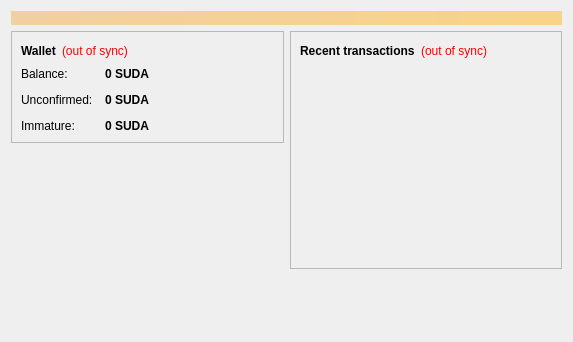
<?xml version="1.0" encoding="UTF-8"?>
<ui version="4.0">
 <class>OverviewPage</class>
 <widget class="QWidget" name="OverviewPage">
  <property name="geometry">
   <rect>
    <x>0</x>
    <y>0</y>
    <width>573</width>
    <height>342</height>
   </rect>
  </property>
  <property name="windowTitle">
   <string>Form</string>
  </property>
  <layout class="QVBoxLayout" name="topLayout">
   <item>
    <widget class="QLabel" name="labelAlerts">
     <property name="visible">
      <bool>false</bool>
     </property>
     <property name="styleSheet">
      <string notr="true">background-color: qlineargradient(x1: 0, y1: 0, x2: 1, y2: 0, stop:0 #F0D0A0, stop:1 #F8D488); color:#000000;</string>
     </property>
     <property name="wordWrap">
      <bool>true</bool>
     </property>
     <property name="margin">
      <number>3</number>
     </property>
    </widget>
   </item>
   <item>
    <layout class="QHBoxLayout" name="horizontalLayout" stretch="1,1">
     <item>
      <layout class="QVBoxLayout" name="verticalLayout_2">
       <item>
        <widget class="QFrame" name="frame">
         <property name="frameShape">
          <enum>QFrame::StyledPanel</enum>
         </property>
         <property name="frameShadow">
          <enum>QFrame::Raised</enum>
         </property>
         <layout class="QVBoxLayout" name="verticalLayout_4">
          <item>
           <layout class="QHBoxLayout" name="horizontalLayout_4">
            <item>
             <widget class="QLabel" name="label_5">
              <property name="font">
               <font>
                <weight>75</weight>
                <bold>true</bold>
               </font>
              </property>
              <property name="text">
               <string>Wallet</string>
              </property>
             </widget>
            </item>
            <item>
             <widget class="QLabel" name="labelWalletStatus">
              <property name="toolTip">
               <string>The displayed information may be out of date. Your wallet automatically synchronizes with the Sudacoin network after a connection is established, but this process has not completed yet.</string>
              </property>
              <property name="styleSheet">
               <string notr="true">QLabel { color: red; }</string>
              </property>
              <property name="text">
               <string notr="true">(out of sync)</string>
              </property>
              <property name="alignment">
               <set>Qt::AlignLeading|Qt::AlignLeft|Qt::AlignVCenter</set>
              </property>
             </widget>
            </item>
            <item>
             <spacer name="horizontalSpacer_2">
              <property name="orientation">
               <enum>Qt::Horizontal</enum>
              </property>
              <property name="sizeHint" stdset="0">
               <size>
                <width>40</width>
                <height>20</height>
               </size>
              </property>
             </spacer>
            </item>
           </layout>
          </item>
          <item>
           <layout class="QFormLayout" name="formLayout_2">
            <property name="fieldGrowthPolicy">
             <enum>QFormLayout::AllNonFixedFieldsGrow</enum>
            </property>
            <property name="horizontalSpacing">
             <number>12</number>
            </property>
            <property name="verticalSpacing">
             <number>12</number>
            </property>
            <item row="0" column="0">
             <widget class="QLabel" name="label">
              <property name="text">
               <string>Balance:</string>
              </property>
             </widget>
            </item>
            <item row="0" column="1">
             <widget class="QLabel" name="labelBalance">
              <property name="font">
               <font>
                <weight>75</weight>
                <bold>true</bold>
               </font>
              </property>
              <property name="cursor">
               <cursorShape>IBeamCursor</cursorShape>
              </property>
              <property name="toolTip">
               <string>Your current balance</string>
              </property>
              <property name="text">
               <string notr="true">0 SUDA</string>
              </property>
              <property name="textInteractionFlags">
               <set>Qt::LinksAccessibleByMouse|Qt::TextSelectableByKeyboard|Qt::TextSelectableByMouse</set>
              </property>
             </widget>
            </item>
            <item row="1" column="0">
             <widget class="QLabel" name="label_3">
              <property name="text">
               <string>Unconfirmed:</string>
              </property>
             </widget>
            </item>
            <item row="1" column="1">
             <widget class="QLabel" name="labelUnconfirmed">
              <property name="font">
               <font>
                <weight>75</weight>
                <bold>true</bold>
               </font>
              </property>
              <property name="cursor">
               <cursorShape>IBeamCursor</cursorShape>
              </property>
              <property name="toolTip">
               <string>Total of transactions that have yet to be confirmed, and do not yet count toward the current balance</string>
              </property>
              <property name="text">
               <string notr="true">0 SUDA</string>
              </property>
              <property name="textInteractionFlags">
               <set>Qt::LinksAccessibleByMouse|Qt::TextSelectableByKeyboard|Qt::TextSelectableByMouse</set>
              </property>
             </widget>
            </item>
            <item row="2" column="0">
             <widget class="QLabel" name="labelImmatureText">
              <property name="text">
               <string>Immature:</string>
              </property>
             </widget>
            </item>
            <item row="2" column="1">
             <widget class="QLabel" name="labelImmature">
              <property name="font">
               <font>
                <weight>75</weight>
                <bold>true</bold>
               </font>
              </property>
              <property name="toolTip">
               <string>Mined balance that has not yet matured</string>
              </property>
              <property name="text">
               <string notr="true">0 SUDA</string>
              </property>
              <property name="textInteractionFlags">
               <set>Qt::LinksAccessibleByMouse|Qt::TextSelectableByKeyboard|Qt::TextSelectableByMouse</set>
              </property>
             </widget>
            </item>
           </layout>
          </item>
         </layout>
        </widget>
       </item>
       <item>
        <spacer name="verticalSpacer">
         <property name="orientation">
          <enum>Qt::Vertical</enum>
         </property>
         <property name="sizeHint" stdset="0">
          <size>
           <width>20</width>
           <height>40</height>
          </size>
         </property>
        </spacer>
       </item>
      </layout>
     </item>
     <item>
      <layout class="QVBoxLayout" name="verticalLayout_3">
       <item>
        <widget class="QFrame" name="frame_2">
         <property name="frameShape">
          <enum>QFrame::StyledPanel</enum>
         </property>
         <property name="frameShadow">
          <enum>QFrame::Raised</enum>
         </property>
         <layout class="QVBoxLayout" name="verticalLayout">
          <item>
           <layout class="QHBoxLayout" name="horizontalLayout_2">
            <item>
             <widget class="QLabel" name="label_4">
              <property name="text">
               <string>&lt;b&gt;Recent transactions&lt;/b&gt;</string>
              </property>
             </widget>
            </item>
            <item>
             <widget class="QLabel" name="labelTransactionsStatus">
              <property name="toolTip">
               <string>The displayed information may be out of date. Your wallet automatically synchronizes with the Sudacoin network after a connection is established, but this process has not completed yet.</string>
              </property>
              <property name="styleSheet">
               <string notr="true">QLabel { color: red; }</string>
              </property>
              <property name="text">
               <string notr="true">(out of sync)</string>
              </property>
              <property name="alignment">
               <set>Qt::AlignRight|Qt::AlignTrailing|Qt::AlignVCenter</set>
              </property>
             </widget>
            </item>
            <item>
             <spacer name="horizontalSpacer">
              <property name="orientation">
               <enum>Qt::Horizontal</enum>
              </property>
              <property name="sizeHint" stdset="0">
               <size>
                <width>40</width>
                <height>20</height>
               </size>
              </property>
             </spacer>
            </item>
           </layout>
          </item>
          <item>
           <widget class="QListView" name="listTransactions">
            <property name="styleSheet">
             <string notr="true">QListView { background: transparent; }</string>
            </property>
            <property name="frameShape">
             <enum>QFrame::NoFrame</enum>
            </property>
            <property name="verticalScrollBarPolicy">
             <enum>Qt::ScrollBarAlwaysOff</enum>
            </property>
            <property name="horizontalScrollBarPolicy">
             <enum>Qt::ScrollBarAlwaysOff</enum>
            </property>
            <property name="selectionMode">
             <enum>QAbstractItemView::NoSelection</enum>
            </property>
           </widget>
          </item>
         </layout>
        </widget>
       </item>
       <item>
        <spacer name="verticalSpacer_2">
         <property name="orientation">
          <enum>Qt::Vertical</enum>
         </property>
         <property name="sizeHint" stdset="0">
          <size>
           <width>20</width>
           <height>40</height>
          </size>
         </property>
        </spacer>
       </item>
      </layout>
     </item>
    </layout>
   </item>
  </layout>
 </widget>
 <resources/>
 <connections/>
</ui>
